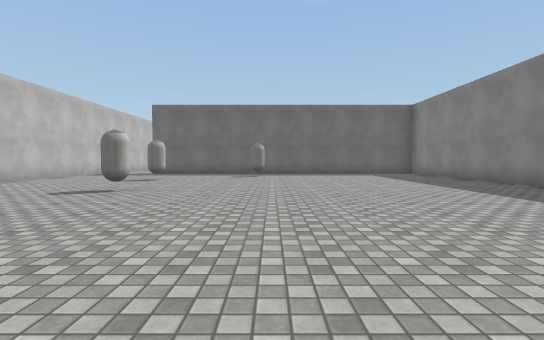
View 1 (above)

24 first-person views from a walk through a scene from a Unity 3-D project. The camera is 1.2 m above the floor, tilts 2° down and sees 85° across. The floor is counted in squares, 2 m on a side. Each view is taken from the middle of a square. On the plan, view 1 faces up. The plan holds only what a view shows up to about 9 squares ahead; the rest is blank. The player character is not drawn. Surface patterns are stand-ins for the level's own textures.

View 2
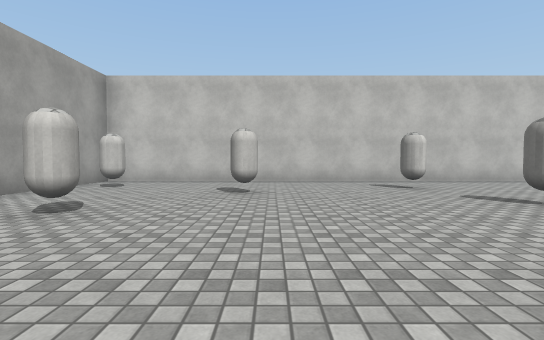

View 3
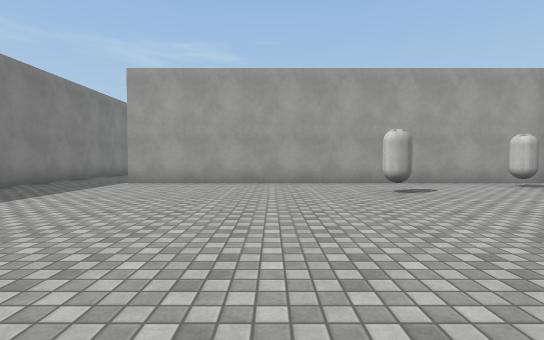

View 4
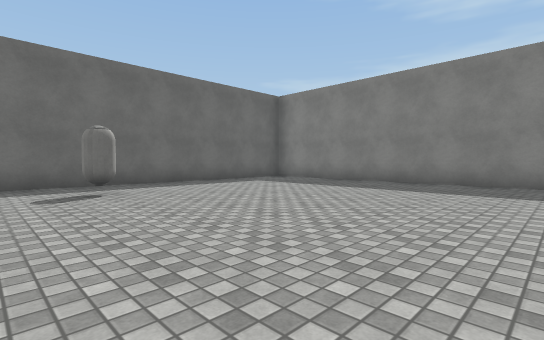

View 5
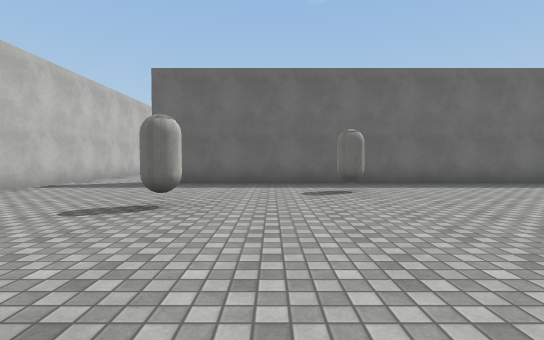

View 6
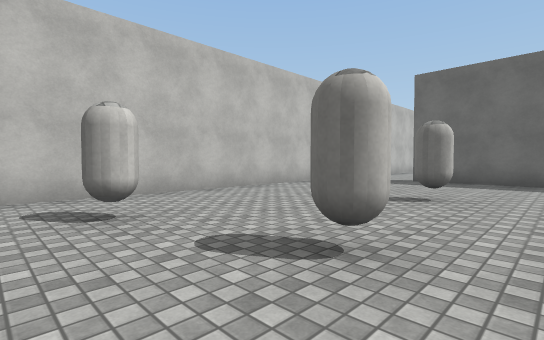

View 7
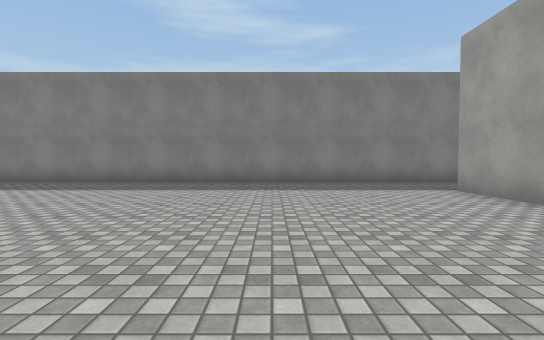

View 8
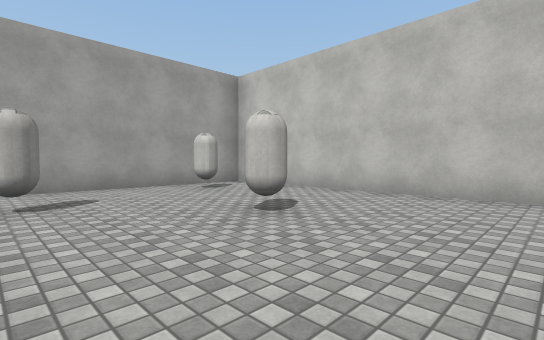

View 9
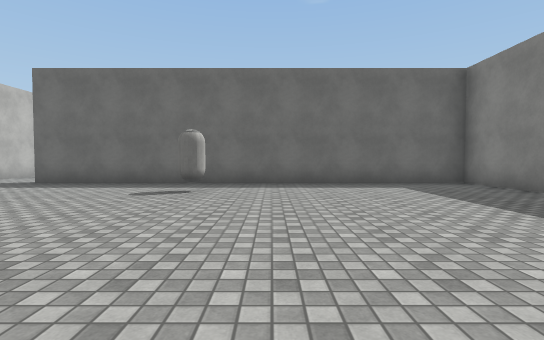

View 10
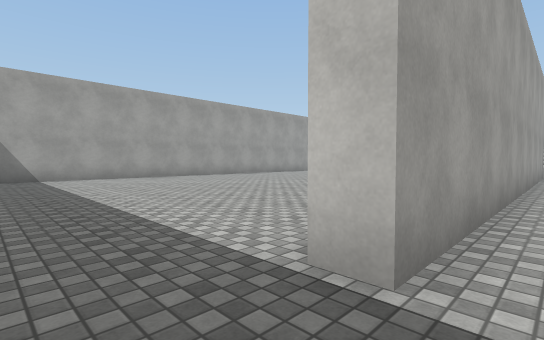

View 11
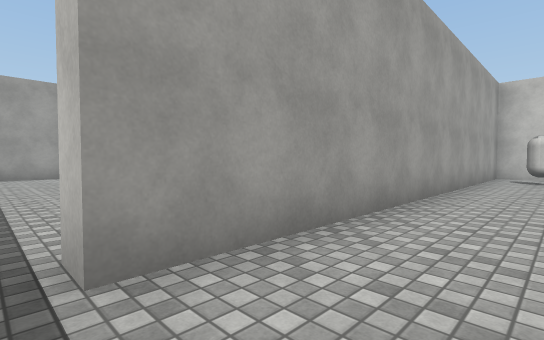

View 12
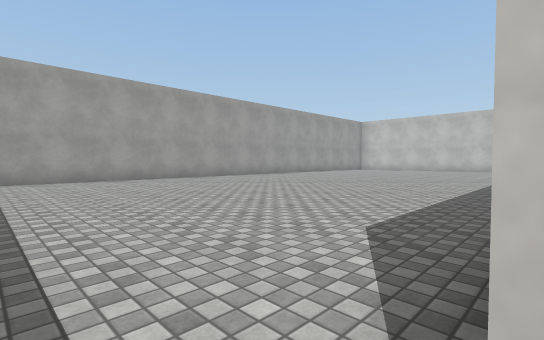

View 13
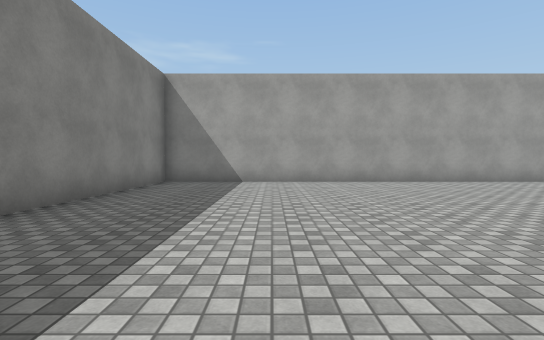

View 14
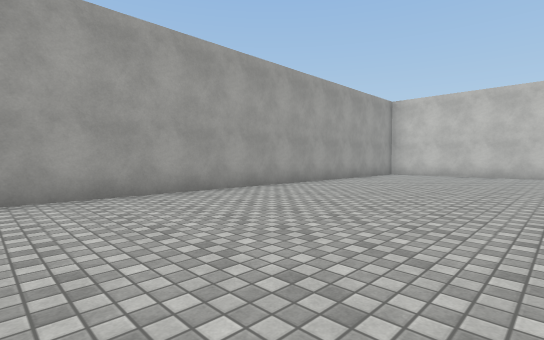

View 15
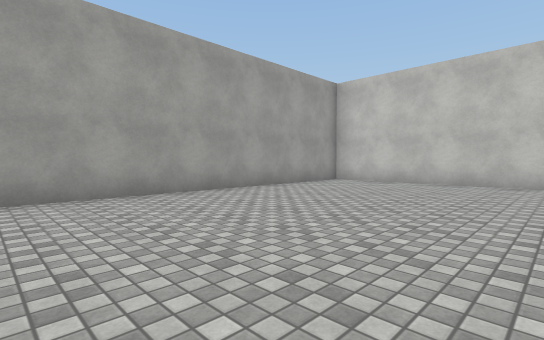

View 16
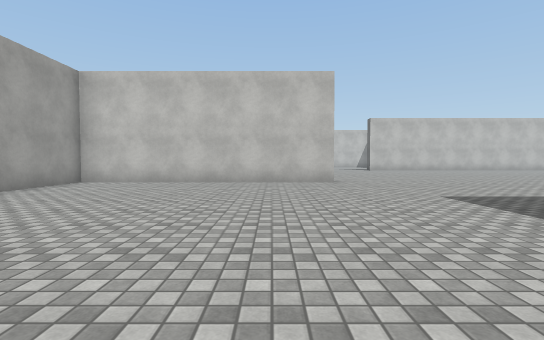

View 17
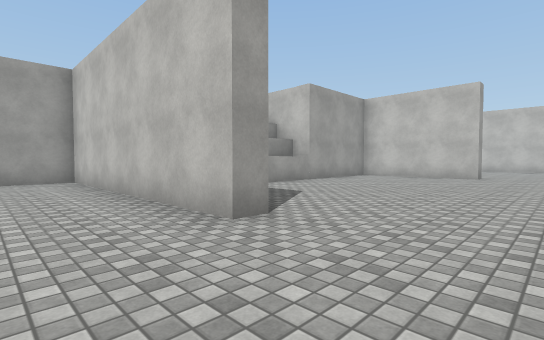

View 18
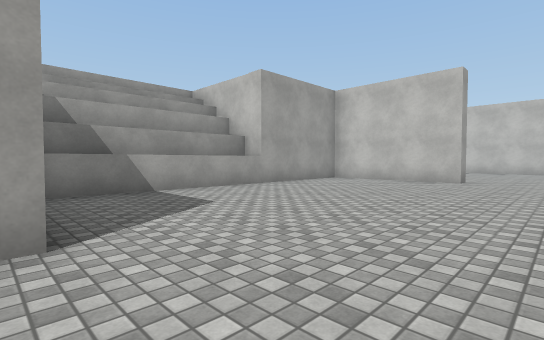

View 19
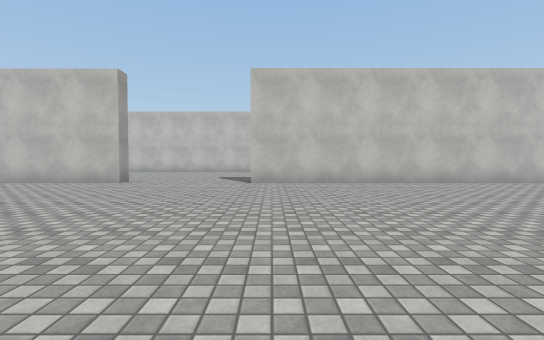

View 20
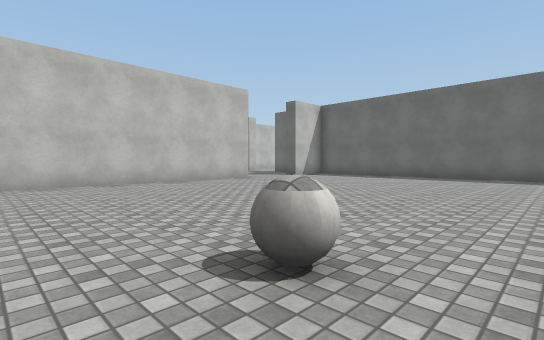

View 21
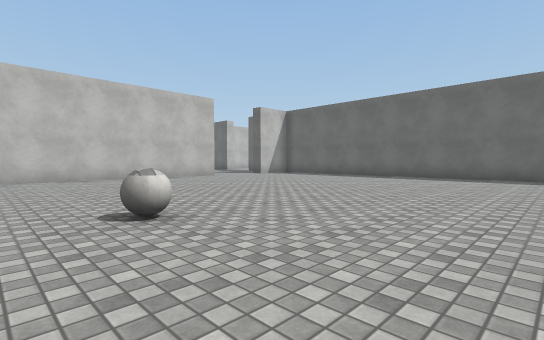

View 22
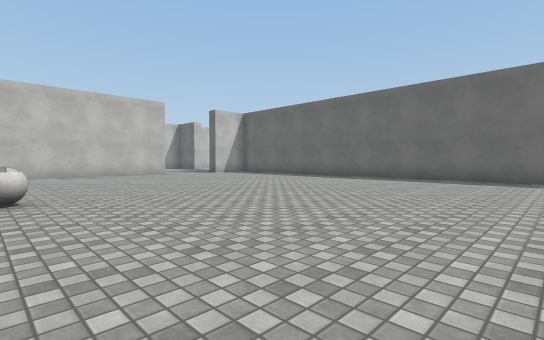

View 23
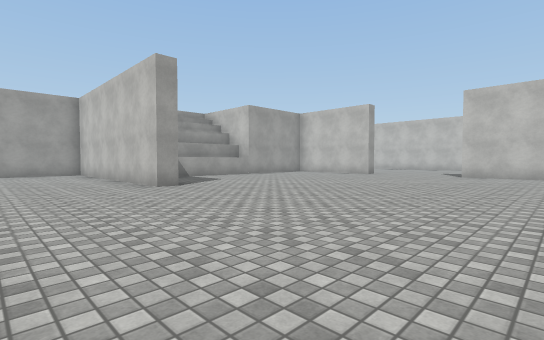

View 24
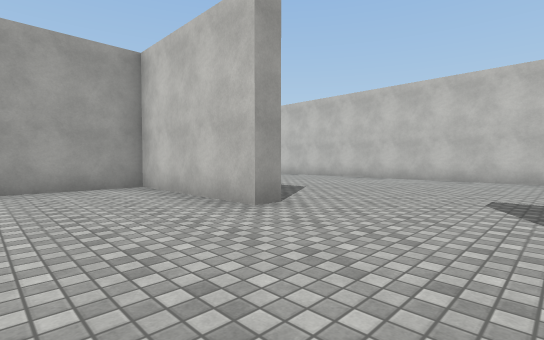

### Floor plan
Points are (right, up) in squares from view 1. A wall is a line through its corners. A room is listed if a view was taken in it or the views show most of it. See-through windows are left out.
Room 1 (views 1, 2, 3, 4, 5, 6, 7, 8, 9, 10, 11)
walls: (-7.2, 12.5) (-7.2, -2.5) (3.7, -2.5); (5.9, -2.6) (5.9, 12.6) (-5.1, 12.6)
ways out: opening at (4.5, -3) to room 2; opening at (-6.5, 13)
objects: capsule (-5, -1); capsule (-5, 5); capsule (-4, 1); capsule (-4, 9); capsule (-3, 6); capsule (-2, 0); capsule (-1, 11)
Room 2 (views 12, 13, 14, 15, 16, 17, 18, 19, 20, 21, 22, 23, 24)
walls: (-13.4, -5.4) (-12.8, -5.4) (-12.8, -12) (5.9, -12) (5.9, -7.1); (-18.2, -9.3) (-13.8, -9.3); (-22.1, -4.9) (-21.6, -4.9) (-21.6, -8.6) (-13.6, -8.6); (-21.6, 7.2) (-21.6, -1.6); (-10.4, 12.6) (-16.2, 12.6); (-28.3, -2.4) (-28.3, -5.5); (3.7, -2.5) (3.7, -3.1); (5.9, -4.1) (5.9, -2.6)
ways out: opening at (4.5, -3) to room 1
objects: ball (-15, 3)

Positions as (right, up) in squares from view 1, and headings:
1: (0, 0), facing up
2: (1, 2), facing left
3: (0, 5), facing down
4: (-2, 5), facing up-right
5: (-2, 5), facing up
6: (-2, 4), facing up-left
7: (-2, 1), facing right
8: (-2, 4), facing down-left
9: (1, 5), facing up
10: (5, -2), facing down-left
11: (4, -1), facing down-left
12: (4, -3), facing down-left
13: (3, -4), facing down
14: (-1, -7), facing down-left
15: (-5, -7), facing down-left
16: (-5, -7), facing left
17: (-11, -3), facing down-left
18: (-13, -3), facing down-left
19: (-14, -1), facing left
20: (-14, 2), facing up-left
21: (-12, 2), facing up-left
22: (-10, 3), facing up-left
23: (-10, 1), facing down-left
24: (-19, -2), facing down-left
